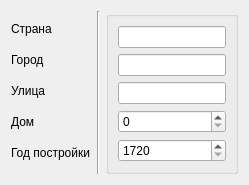
     <widget class="QWidget" name="pageBuildings">
      <layout class="QVBoxLayout" name="verticalLayout_4">
       <item>
        <layout class="QHBoxLayout" name="horizontalLayout">
         <item>
          <layout class="QVBoxLayout" name="verticalLayout_2">
           <item>
            <widget class="QLabel" name="labelState_BF">
             <property name="sizePolicy">
              <sizepolicy hsizetype="Preferred" vsizetype="Fixed">
               <horstretch>0</horstretch>
               <verstretch>0</verstretch>
              </sizepolicy>
             </property>
             <property name="text">
              <string>Страна</string>
             </property>
            </widget>
           </item>
           <item>
            <widget class="QLabel" name="labelCity_BF">
             <property name="sizePolicy">
              <sizepolicy hsizetype="Preferred" vsizetype="Fixed">
               <horstretch>0</horstretch>
               <verstretch>0</verstretch>
              </sizepolicy>
             </property>
             <property name="text">
              <string>Город</string>
             </property>
            </widget>
           </item>
           <item>
            <widget class="QLabel" name="labelStreet_BF">
             <property name="sizePolicy">
              <sizepolicy hsizetype="Preferred" vsizetype="Fixed">
               <horstretch>0</horstretch>
               <verstretch>0</verstretch>
              </sizepolicy>
             </property>
             <property name="text">
              <string>Улица</string>
             </property>
            </widget>
           </item>
           <item>
            <widget class="QLabel" name="labelStreetNumber_BF">
             <property name="sizePolicy">
              <sizepolicy hsizetype="Preferred" vsizetype="Fixed">
               <horstretch>0</horstretch>
               <verstretch>0</verstretch>
              </sizepolicy>
             </property>
             <property name="text">
              <string>Дом</string>
             </property>
            </widget>
           </item>
           <item>
            <widget class="QLabel" name="labelConstructionYear_BF">
             <property name="sizePolicy">
              <sizepolicy hsizetype="Preferred" vsizetype="Fixed">
               <horstretch>0</horstretch>
               <verstretch>0</verstretch>
              </sizepolicy>
             </property>
             <property name="text">
              <string>Год постройки</string>
             </property>
            </widget>
           </item>
          </layout>
         </item>
         <item>
          <widget class="Line" name="line">
           <property name="orientation">
            <enum>Qt::Vertical</enum>
           </property>
          </widget>
         </item>
         <item>
          <layout class="QVBoxLayout" name="verticalLayout_3">
           <property name="spacing">
            <number>0</number>
           </property>
           <item>
            <widget class="QGroupBox" name="groupBoxBuildingFields">
             <property name="title">
              <string/>
             </property>
             <layout class="QVBoxLayout" name="verticalLayout_5">
              <item>
               <widget class="QLineEdit" name="lineEditState_BF">
                <property name="sizePolicy">
                 <sizepolicy hsizetype="Expanding" vsizetype="Fixed">
                  <horstretch>0</horstretch>
                  <verstretch>0</verstretch>
                 </sizepolicy>
                </property>
                <property name="frame">
                 <bool>true</bool>
                </property>
               </widget>
              </item>
              <item>
               <widget class="QLineEdit" name="lineEditCity_BF">
                <property name="sizePolicy">
                 <sizepolicy hsizetype="Expanding" vsizetype="Fixed">
                  <horstretch>0</horstretch>
                  <verstretch>0</verstretch>
                 </sizepolicy>
                </property>
               </widget>
              </item>
              <item>
               <widget class="QLineEdit" name="lineEditStreet_BF">
                <property name="sizePolicy">
                 <sizepolicy hsizetype="Expanding" vsizetype="Fixed">
                  <horstretch>0</horstretch>
                  <verstretch>0</verstretch>
                 </sizepolicy>
                </property>
               </widget>
              </item>
              <item>
               <widget class="QSpinBox" name="spinBoxStreetNum_BF">
                <property name="sizePolicy">
                 <sizepolicy hsizetype="Minimum" vsizetype="Fixed">
                  <horstretch>0</horstretch>
                  <verstretch>0</verstretch>
                 </sizepolicy>
                </property>
               </widget>
              </item>
              <item>
               <widget class="QSpinBox" name="spinBoxConstractionYear_BF">
                <property name="sizePolicy">
                 <sizepolicy hsizetype="Minimum" vsizetype="Fixed">
                  <horstretch>0</horstretch>
                  <verstretch>0</verstretch>
                 </sizepolicy>
                </property>
                <property name="minimum">
                 <number>1720</number>
                </property>
                <property name="maximum">
                 <number>3000</number>
                </property>
                <property name="value">
                 <number>1720</number>
                </property>
               </widget>
              </item>
             </layout>
            </widget>
           </item>
          </layout>
         </item>
        </layout>
       </item>
      </layout>
     </widget>
